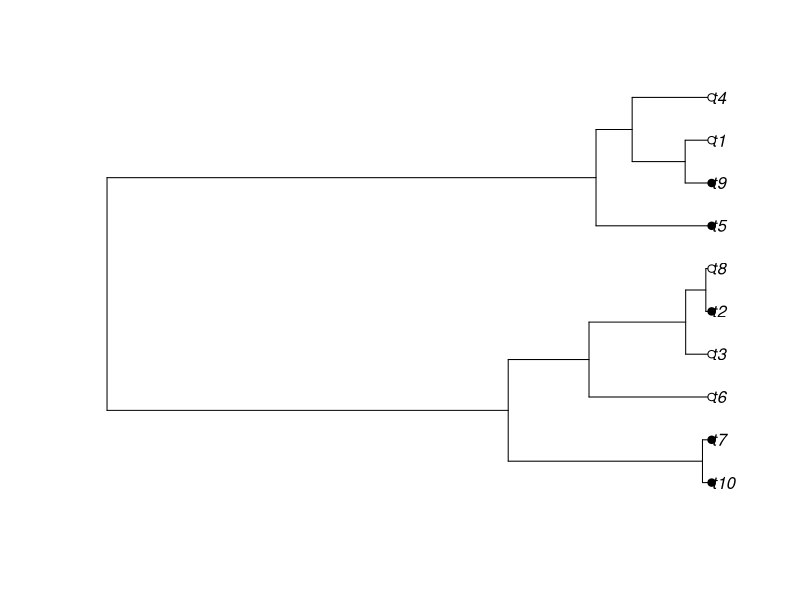
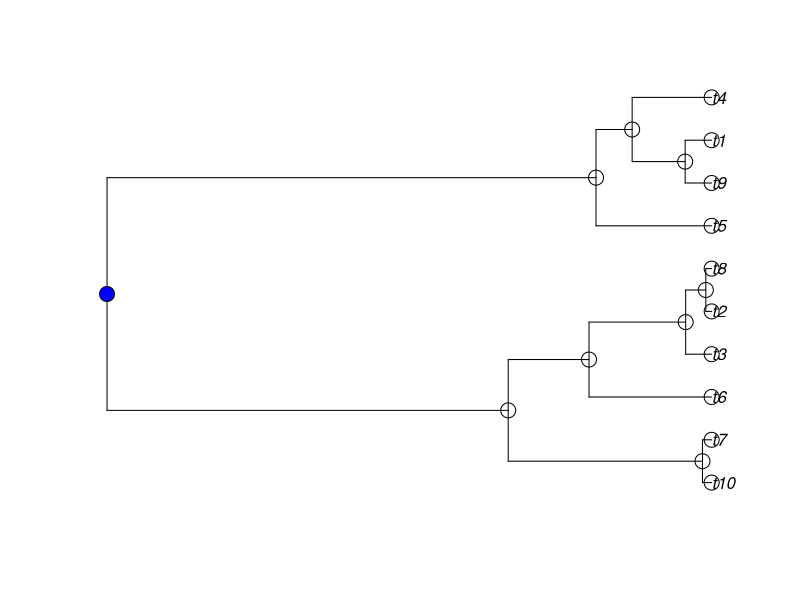
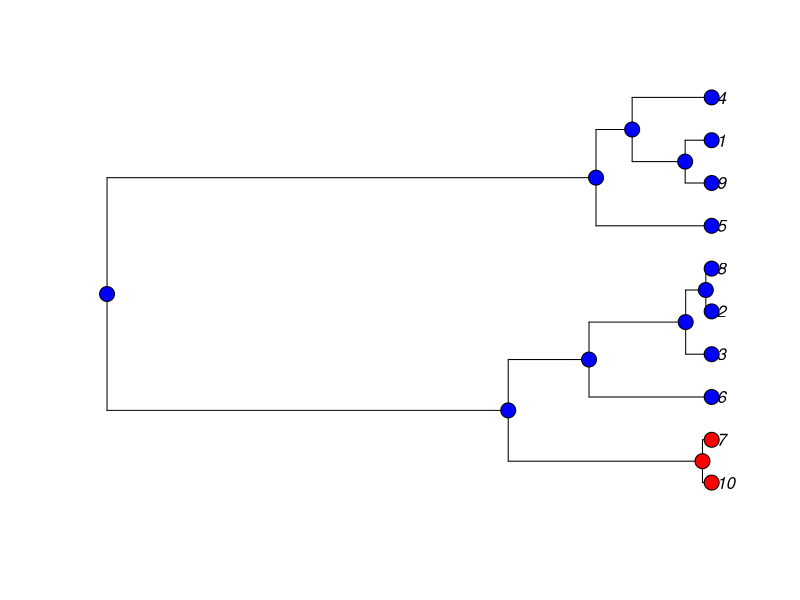

Write R code to recreate these figures, in order.
rm(list=ls())

library(ape)
library(expm) # matrix exponential

# This code simulates output from the ace function. We
# will first try to grasp how the model behaves before we
# we try fitting it to data.

# Ancestral character estimation methods can be based on a
# variety of approaches, but we will consider Markov chains
# superimposed on phylogenies. In the accompanying code to
# this we will learn how to fit these models using Maximum
# Likelihood, but for now we focus on simulating Markov chains
# on trees to understand how the models work.


# First, let's simulate a tree and some tip states:

tree <- rcoal(10)
x <- sample(c(0,1), size=10, replace=T)

plot(tree)
tiplabels(pch=21,bg=x)


fit <- ace(x, tree, type='discrete', model='ARD')

# Exercise 1
#	Navigate through the ace help pages to determine whether Qij
#	corresponds to the transition rate from state i-> j or from
#	state j -> i. Based on your answer, does the Master equation
#	for the Markov process use column or row vectors?
#	Then, define a generator matrix, Q, in terms
#	of the rates estimated just above (replacing the following line):

Q <- matrix(c(-1,1,1,-1),ncol=2)
Q <- Q/10

getP <- function(t,Q){
	P <- expm(Q*t)
	return(P)
}

# Now, we will start at the root of the tree and simulate states
# at the internal nodes and at the tips of the tree. (The ape
# package does not have a function to easily do this for us, but
# it is good exercise to practice it ourselves).

# First, let's create a vector to store all of the states we simulate:
states_vec <- rep(NA,(tree$Nnode + length(tree$tip.label)))
names(states_vec) <- c(tree$tip.label, paste0("node", 1:tree$Nnode))

# Let's just work with binary states for now:
states <- c(1, 2)
state_colors <- c('blue','red') #for plotting


# Let's assign a condition at the root; could be probabilities
# generally, but let's say it starts in the first state with
# certainty for now:
pi_root <- c(1,0)

# Let's start with the root state:
root <- length(tree$tip.label) + 1
states_vec[root] <- sample(states, 1, prob = pi_root)

# Let's plot this as we go:
plot(tree)
tip_states <- states_vec[tree$tip.label]
tiplabels(pch=21, bg=state_colors[tip_states], cex=2)
node_states <- states_vec[paste0("node", 1:tree$Nnode)]
nodelabels(pch=21, bg=state_colors[node_states], cex=2)


# We will do a preorder traversal, which starts at the root
# and descends down the tree to the tips:
preorder <- rev(postorder(tree))  # parent before children

# The list of all of the edges of the tree is located in tree$edge:
edges <- tree$edge

# Each row is an edge. The first column represents the parent, the
# second represents the descendant.

colnames(edges) <- c('parent','descendant')
edges <- as.data.frame(edges) # to use the handy $ command for columns

# The entry in tree$edge.length is a vector of lengths for each of
# the edges; it corresponds to the same edges in tree$edge:
edge.lengths <- tree$edge.length

# we start with the initial state at the root and use the Markov
# chain to sample subsequent states:
edges$parentstate <- states_vec[edges$parent]
edges$nextstate <- NA
edges$lengths <- edge.lengths

for(i in 1:nrow(edges)){
	parent_state <- if(edges[i,'parentstate']==1){c(1,0)}else{c(0,1)}
	prob = getP(edges$lengths[i],Q) %*% parent_state
	next_state <- sample(c(1,2), size=1, prob=c(prob))
	new_parent <- edges[i, 'descendant']
	edges[i,'nextstate'] <- next_state
	edges[edges$parent==new_parent, 'parentstate'] <- next_state
}

# now fill in states_vec:
states_vec[edges$parent] <- edges$parentstate
states_vec[edges$descendant] <- edges$nextstate

# Let's plot this:
plot(tree)
tip_states <- states_vec[tree$tip.label]
tiplabels(pch=21, bg=state_colors[tip_states], cex=2)
node_states <- states_vec[paste0("node", 1:tree$Nnode)]
nodelabels(pch=21, bg=state_colors[node_states], cex=2)

# Exercises
# 1. Simulate some tip states on a tree using a Markov model
#	that you specify, and use ace to estimate it. Scale this up
#	for a large number of tip state configurations to see how the
#	distribution of Maximum Likelihood estimates for the Markov
#	model rates compare with the true values you supplied.
#	Are there particular combinations of branch lengths and rates
#	that make it difficult to estimate model parameters?

# 2. (Hard) Modify the code above to condition on a particular
#	tip state configuration. This way, we can observe distributions
#	of evolutionary scenarios consistent with a particular set
#	of observations.

# 3. In a fitted ace object, there is an elemet called lik.anc which
#	records the probability of ancestral states at each node of the
#	tree. Plot a dataset of your choice with pie charts displaying
#	the ancestral state probabilities associated with models that
#	you fit using ace. Navigate through the help pages (?ace) to
#	specify a few different versions of models that impose constraints
#	on the Markov generator, Q. How sensitive are ancestral state
#	probabilities to your modeling choices?
